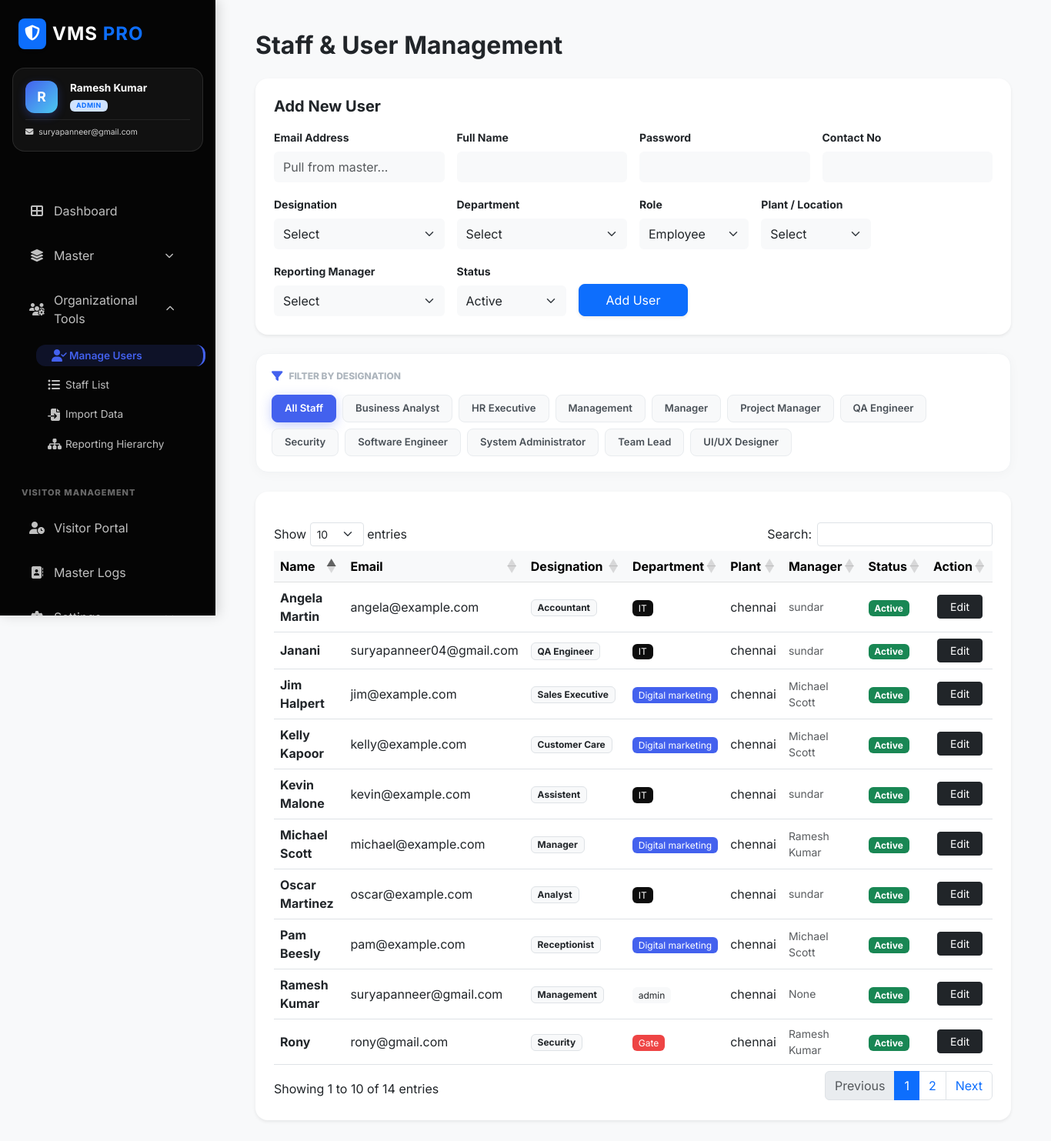
The page /manage_users.php (signed in) on the database its author committed.
### tables this page shows
CREATE TABLE `designation_master` (
  `id` int(11) NOT NULL,
  `designation_name` varchar(100) NOT NULL,
  `status` int(11) DEFAULT 1,
  `created_at` datetime DEFAULT current_timestamp()
);

CREATE TABLE `users` (
  `id` int(11) NOT NULL,
  `full_name` varchar(100) NOT NULL,
  `email` varchar(150) NOT NULL,
  `password` varchar(255) NOT NULL,
  `contact_no` varchar(20) DEFAULT NULL,
  `designation` varchar(100) DEFAULT NULL,
  `department` varchar(100) DEFAULT NULL,
  `location` varchar(100) DEFAULT NULL,
  `role` varchar(50) DEFAULT 'employee',
  `reporting_manager` varchar(100) DEFAULT NULL,
  `status` enum('Active','Inactive') DEFAULT 'Active',
  `created_at` timestamp NULL DEFAULT current_timestamp()
);

### manage_users.php (the view, shortened to what this page needs)
<?php
include("includes/config.php");
$designation_list = $con->query("SELECT designation_name FROM designation_master WHERE status = 1 ORDER BY designation_name ASC")->fetchAll();
$users = $con->query("SELECT u.*, m.full_name as manager_name, d.dept_color FROM users u LEFT JOIN users m ON u.reporting_manager = m.id LEFT JOIN departments d ON u.department = d.dept_name ORDER BY u.id DESC")->fetchAll();
include("includes/header.php");
include("includes/sidebar.php");
?>
<link rel="stylesheet" href="https://cdn.datatables.net/1.13.4/css/dataTables.bootstrap5.min.css">
<link rel="stylesheet" href="https://cdn.datatables.net/buttons/2.3.6/css/buttons.bootstrap5.min.css">
<div class="content">
    <div class="container-fluid content-animate">
        <h2 class="fw-bold text-dark mb-4">Staff & User Management</h2>
        <div class="card border-0 shadow-sm rounded-4 mb-4">
            <div class="card-body p-4">
                <h5 class="fw-bold mb-3">Add New User</h5>
                <form method="POST" class="row g-3">
                    <div class="col-md-3">
                        <label class="form-label small fw-bold">Email Address</label>
                        <input type="email" name="email" id="email" class="form-control bg-light border-0 py-2" placeholder="Pull from master..." required>
                    </div>
                    <div class="col-md-3">
                        <label class="form-label small fw-bold">Full Name</label>
                        <input type="text" name="full_name" id="full_name" class="form-control bg-light border-0 py-2" required>
                    </div>
                    <div class="col-md-3">
                        <label class="form-label small fw-bold">Password</label>
                        <input type="password" name="password" class="form-control bg-light border-0 py-2" required>
                    </div>
                    <div class="col-md-3">
                        <label class="form-label small fw-bold">Contact No</label>
                        <input type="text" name="contact_no" id="contact_no" class="form-control bg-light border-0 py-2" required>
                    </div>
                    <div class="col-md-3">
                        <label class="form-label small fw-bold">Designation</label>
                        <select name="designation" id="designation" class="form-select bg-light border-0 py-2" required>
                            <option value="">Select</option>
                        </select>
                    </div>
                    <div class="col-md-3">
                        <label class="form-label small fw-bold">Department</label>
                        <select name="department" id="department" class="form-select bg-light border-0 py-2" required>
                            <option value="">Select</option>
                        </select>
                    </div>
                    <div class="col-md-2">
                        <label class="form-label small fw-bold">Role</label>
                        <select name="role" class="form-select bg-light border-0 py-2" required>
                            <option value="employee">Employee</option>
                        </select>
                    </div>
                    <div class="col-md-2">
                        <label class="form-label small fw-bold">Plant / Location</label>
                        <select name="location" class="form-select bg-light border-0 py-2" required>
                            <option value="">Select</option>
                        </select>
                    </div>
                    <div class="col-md-3">
                        <label class="form-label small fw-bold">Reporting Manager</label>
                        <select name="reporting_manager" class="form-select bg-light border-0 py-2">
                            <option value="0">Select</option>
                        </select>
                    </div>
                    <div class="col-md-2">
                        <label class="form-label small fw-bold">Status</label>
                        <select name="status" class="form-select bg-light border-0 py-2" required>
                            <option value="Active">Active</option>
                        </select>
                    </div>
                    <div class="col-md-2 d-flex align-items-end">
                        <button type="submit" name="add_user" class="btn btn-primary w-100 py-2 rounded-3 shadow-sm">Add User</button>
                    </div>
                </form>
            </div>
        </div>
        <div class="filter-card">
            <span class="filter-label"><i class="fas fa-filter"></i> Filter by Designation</span>
            <div class="desig-tabs">
                <div class="desig-tab active" data-filter="">All Staff</div>
                <?php foreach ($designation_list as $dl): ?>
                    <div class="desig-tab" data-filter="<?= htmlspecialchars($dl['designation_name']) ?>">
                        <?= htmlspecialchars($dl['designation_name']) ?>
                    </div>
                <?php endforeach; ?>
            </div>
        </div>
        <div class="card border-0 shadow-sm rounded-4">
            <div class="card-body p-4">
                <div class="table-responsive">
                    <table id="userTable" class="table table-hover align-middle w-100">
                        <thead class="table-light">
                            <tr>
                                <th>Name</th>
                                <th>Email</th>
                                <th>Designation</th>
                                <th>Department</th>
                                <th>Plant</th>
                                <th>Manager</th>
                                <th>Status</th>
                                <th class="text-center">Action</th>
                            </tr>
                        </thead>
                        <tbody>
                            <?php foreach ($users as $u): ?>
                            <tr>
                                <td><div class="fw-bold"><?= htmlspecialchars($u['full_name']) ?></div></td>
                                <td><?= htmlspecialchars($u['email']) ?></td>
                                <td><span class="badge bg-light text-dark border"><?= htmlspecialchars($u['designation']) ?></span></td>
                                <td>
                                    <span class="badge fw-normal" style="background: <?= !empty($u['dept_color']) ? $u['dept_color'] : '#f8f9fa' ?>; color: <?= !empty($u['dept_color']) ? '#fff' : '#212529' ?>;">
                                        <?= htmlspecialchars($u['department']) ?>
                                    </span>
                                </td>
                                <td><?= htmlspecialchars($u['location']) ?></td>
                                <td>
                                    <div class="small text-muted"><?= htmlspecialchars($u['manager_name'] ?: 'None') ?></div>
                                </td>
                                <td><span class="badge <?= $u['status'] == 'Active' ? 'bg-success' : 'bg-danger' ?>"><?= $u['status'] ?></span></td>
                                <td class="text-center">
                                    <button class="btn btn-dark btn-sm px-3 editUserBtn" data-id="<?= $u['id'] ?>"
                                            data-name="<?= $u['full_name'] ?>" data-email="<?= $u['email'] ?>"
                                            data-dept="<?= $u['department'] ?>" data-desig="<?= $u['designation'] ?>"
                                            data-loc="<?= $u['location'] ?>" data-role="<?= $u['role'] ?>"
                                            data-contact="<?= $u['contact_no'] ?>" data-status="<?= $u['status'] ?>"
                                            data-manager="<?= $u['reporting_manager'] ?>">
                                        Edit
                                    </button>
                                </td>
                            </tr>
                            <?php endforeach; ?>
                        </tbody>
                    </table>
                </div>
            </div>
        </div>
    </div>
</div>
<?php include("includes/footer.php"); ?>

### assets/css/style.css (style rules this page uses)
:root { --primary-color: #4361ee; --secondary-color: #3f37c9; --bg-color: #f8f9fa; --sidebar-bg: #000000; --card-shadow: 0 10px 30px rgba(0, 0, 0, 0.08); }
body { margin: 0; font-family: 'Inter', system-ui, -apple-system, sans-serif; background-color: var(--bg-color); color: #2d3436; }
.content { margin-left: 280px; padding: 40px; min-height: 100vh; transition: margin-left 0.3s ease; }

### manage_users.php (style rules this page uses)
.filter-card { background: #fff; padding: 20px; border-radius: 16px; margin-bottom: 25px; border: 1px solid #f1f3f5; box-shadow: 0 2px 15px rgba(0,0,0,0.03); }
.filter-label { font-size: 0.75rem; text-transform: uppercase; font-weight: 800; color: #adb5bd; margin-bottom: 15px; display: flex; align-items: center; gap: 8px; }
.filter-label i { font-size: 0.9rem; color: #4361ee; }
.desig-tabs { display: flex; flex-wrap: wrap; gap: 8px; }
.desig-tab { padding: 7px 16px; background: #f8f9fa; border: 1px solid #e9ecef; border-radius: 8px; font-size: 0.82rem; font-weight: 600; cursor: pointer; transition: all 0.3s cubic-bezier(0.4, 0, 0.2, 1); color: #495057; }
.desig-tab.active { background: #4361ee; border-color: #4361ee; color: #fff; box-shadow: 0 4px 15px rgba(67, 97, 238, 0.3); }

### rows shown on the page
designation_master: designation_name "Business Analyst"
designation_master: designation_name "HR Executive"
designation_master: designation_name "Management"
designation_master: designation_name "Manager"
designation_master: designation_name "Project Manager"
designation_master: designation_name "QA Engineer"
designation_master: designation_name "Security"
designation_master: designation_name "Software Engineer"
designation_master: designation_name "System Administrator"
designation_master: designation_name "Team Lead"
designation_master: designation_name "UI/UX Designer"
users: full_name "Janani", email "suryapanneer04@gmail.com", designation "QA Engineer", department "IT", location "chennai", users.full_name "sundar", status "Active"
users: full_name "Rony", email "rony@gmail.com", designation "Security", department "Gate", location "chennai", users.full_name "Ramesh Kumar", status "Active"
users: full_name "Kelly Kapoor", email "kelly@example.com", designation "Customer Care", department "Digital marketing", location "chennai", users.full_name "Michael Scott", status "Active"
users: full_name "Oscar Martinez", email "oscar@example.com", designation "Analyst", department "IT", location "chennai", users.full_name "sundar", status "Active"
users: full_name "Kevin Malone", email "kevin@example.com", designation "Assistent", department "IT", location "chennai", users.full_name "sundar", status "Active"
users: full_name "Angela Martin", email "angela@example.com", designation "Accountant", department "IT", location "chennai", users.full_name "sundar", status "Active"
users: full_name "Pam Beesly", email "pam@example.com", designation "Receptionist", department "Digital marketing", location "chennai", users.full_name "Michael Scott", status "Active"
users: full_name "Jim Halpert", email "jim@example.com", designation "Sales Executive", department "Digital marketing", location "chennai", users.full_name "Michael Scott", status "Active"
users: full_name "Michael Scott", email "michael@example.com", designation "Manager", department "Digital marketing", location "chennai", users.full_name "Ramesh Kumar", status "Active"
users: full_name "Ramesh Kumar", email "suryapanneer@gmail.com", designation "Management", department "admin", location "chennai", manager_name "None", status "Active"

### other values the page prints
substr($user_name, 0, 1) "R"
$user_name "Ramesh Kumar"
$user_role "ADMIN"
$user_email "suryapanneer@gmail.com"
